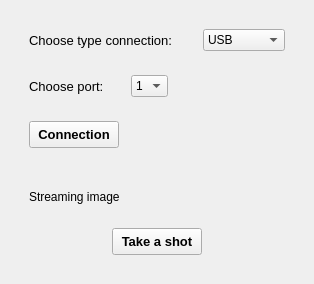
            <widget class="QWidget" name="collection_page">
             <layout class="QVBoxLayout" name="verticalLayout_20">
              <item alignment="Qt::AlignTop">
               <widget class="QWidget" name="widget_28" native="true">
                <layout class="QVBoxLayout" name="verticalLayout_21">
                 <item alignment="Qt::AlignLeft">
                  <widget class="QWidget" name="widget_30" native="true">
                   <layout class="QHBoxLayout" name="horizontalLayout_26">
                    <property name="spacing">
                     <number>27</number>
                    </property>
                    <item>
                     <widget class="QLabel" name="label_33">
                      <property name="font">
                       <font>
                        <pointsize>10</pointsize>
                       </font>
                      </property>
                      <property name="text">
                       <string>Choose type connection: </string>
                      </property>
                     </widget>
                    </item>
                    <item>
                     <widget class="QComboBox" name="comboBox_2">
                      <item>
                       <property name="text">
                        <string>USB</string>
                       </property>
                      </item>
                      <item>
                       <property name="text">
                        <string>GenICam</string>
                       </property>
                      </item>
                     </widget>
                    </item>
                   </layout>
                  </widget>
                 </item>
                 <item alignment="Qt::AlignLeft">
                  <widget class="QWidget" name="widget_31" native="true">
                   <layout class="QHBoxLayout" name="horizontalLayout_27">
                    <property name="spacing">
                     <number>27</number>
                    </property>
                    <item>
                     <widget class="QLabel" name="label_34">
                      <property name="font">
                       <font>
                        <pointsize>10</pointsize>
                       </font>
                      </property>
                      <property name="text">
                       <string>Choose port:</string>
                      </property>
                     </widget>
                    </item>
                    <item>
                     <widget class="QComboBox" name="comboBox_6">
                      <item>
                       <property name="text">
                        <string>1</string>
                       </property>
                      </item>
                      <item>
                       <property name="text">
                        <string>2</string>
                       </property>
                      </item>
                      <item>
                       <property name="text">
                        <string>3</string>
                       </property>
                      </item>
                      <item>
                       <property name="text">
                        <string>4</string>
                       </property>
                      </item>
                      <item>
                       <property name="text">
                        <string>5</string>
                       </property>
                      </item>
                      <item>
                       <property name="text">
                        <string>6</string>
                       </property>
                      </item>
                      <item>
                       <property name="text">
                        <string>7</string>
                       </property>
                      </item>
                      <item>
                       <property name="text">
                        <string>8</string>
                       </property>
                      </item>
                      <item>
                       <property name="text">
                        <string>9</string>
                       </property>
                      </item>
                     </widget>
                    </item>
                   </layout>
                  </widget>
                 </item>
                 <item alignment="Qt::AlignLeft">
                  <widget class="QWidget" name="widget_32" native="true">
                   <layout class="QHBoxLayout" name="horizontalLayout_28">
                    <item>
                     <widget class="QPushButton" name="connect_camera_btn">
                      <property name="minimumSize">
                       <size>
                        <width>90</width>
                        <height>27</height>
                       </size>
                      </property>
                      <property name="font">
                       <font>
                        <pointsize>10</pointsize>
                        <weight>75</weight>
                        <bold>true</bold>
                       </font>
                      </property>
                      <property name="cursor">
                       <cursorShape>PointingHandCursor</cursorShape>
                      </property>
                      <property name="text">
                       <string>Connection</string>
                      </property>
                      <property name="icon">
                       <iconset>
                        <normaloff>QSS/Icons/arrow-right_focus.png</normaloff>QSS/Icons/arrow-right_focus.png</iconset>
                      </property>
                      <property name="iconSize">
                       <size>
                        <width>16</width>
                        <height>16</height>
                       </size>
                      </property>
                     </widget>
                    </item>
                   </layout>
                  </widget>
                 </item>
                </layout>
               </widget>
              </item>
              <item>
               <widget class="QWidget" name="widget_29" native="true">
                <property name="sizePolicy">
                 <sizepolicy hsizetype="Preferred" vsizetype="Expanding">
                  <horstretch>0</horstretch>
                  <verstretch>0</verstretch>
                 </sizepolicy>
                </property>
                <layout class="QVBoxLayout" name="verticalLayout_22">
                 <item>
                  <widget class="QWidget" name="widget_33" native="true">
                   <property name="sizePolicy">
                    <sizepolicy hsizetype="Preferred" vsizetype="Expanding">
                     <horstretch>0</horstretch>
                     <verstretch>0</verstretch>
                    </sizepolicy>
                   </property>
                   <layout class="QHBoxLayout" name="horizontalLayout_30">
                    <item>
                     <widget class="QLabel" name="label_35">
                      <property name="text">
                       <string>Streaming image </string>
                      </property>
                     </widget>
                    </item>
                   </layout>
                  </widget>
                 </item>
                 <item alignment="Qt::AlignHCenter|Qt::AlignBottom">
                  <widget class="QWidget" name="widget_34" native="true">
                   <layout class="QHBoxLayout" name="horizontalLayout_29">
                    <item>
                     <widget class="QPushButton" name="take_shot_btn">
                      <property name="minimumSize">
                       <size>
                        <width>90</width>
                        <height>27</height>
                       </size>
                      </property>
                      <property name="font">
                       <font>
                        <pointsize>10</pointsize>
                        <weight>75</weight>
                        <bold>true</bold>
                       </font>
                      </property>
                      <property name="cursor">
                       <cursorShape>PointingHandCursor</cursorShape>
                      </property>
                      <property name="text">
                       <string>Take a shot</string>
                      </property>
                      <property name="icon">
                       <iconset>
                        <normaloff>QSS/Icons/camera_focus.png</normaloff>QSS/Icons/camera_focus.png</iconset>
                      </property>
                     </widget>
                    </item>
                   </layout>
                  </widget>
                 </item>
                </layout>
               </widget>
              </item>
             </layout>
            </widget>
